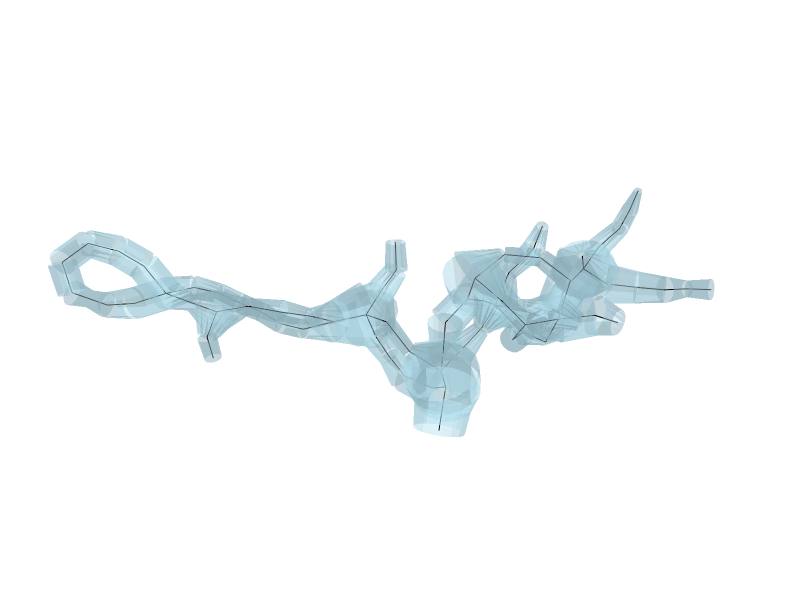

Notebook source saved alongside this figure:
### Markdown cell above
## Terminal extension & surface-area normalization

First we extend terminals, then scale radii so the morphology surface area matches the mesh, without overlap correction.

### Code cell
morph.extend_terminals()
morph.scale_radii_to_match_mesh(
    mm.mesh, metric="surface_area", account_for_overlaps=False
)

swc_filepath = f"{swc_out_dir}/TS{spine_idx}_mel{mel_tag}_norm.swc"
morph.to_swc_file(swc_filepath)

swc_model = SWCModel.from_swc_file(swc_filepath)
swc_model.print_attributes(node_info=False, edge_info=False)
norm_fig: "go.Figure" = visualize_cable_3d(
    swc_model,
    slider=False,
    title="",
    width=800,
    height=600,
    show_axes=False,
    orientation="horizontal",
    camera=camera,
)
norm_filename = (
    f"{fig_out_dir}/TS{spine_idx}_mel{mel_tag}_" f"morph_norm.pdf"
)
norm_fig.write_image(
    norm_filename,
    format="pdf",
    engine="kaleido",
    width=600,
    height=450,
    scale=pdf_scale,
)
norm_fig.show()

print(swc_filepath)

### Figure 1 — Plotly figure (JSON) as saved in the notebook; plotly's stock layout.template omitted (floating-point values rounded to 4 significant figures; data arrays with more than 128 entries replaced by an {"elided": "..."} marker saying what was removed)
{"data": [{"color": "lightblue", "flatshading": true, "i": {"elided": "2624 int values"}, "j": {"elided": "2624 int values"}, "k": {"elided": "2624 int values"}, "name": "frusta", "opacity": 0.5, "type": "mesh3d", "x": {"elided": "2624 float values"}, "y": {"elided": "2624 float values"}, "z": {"elided": "2624 float values"}}, {"line": {"color": "black", "width": 2}, "mode": "lines", "name": "centroid", "type": "scatter3d", "x": {"elided": "246 float values"}, "y": {"elided": "246 float values"}, "z": {"elided": "246 float values"}}], "layout": {"height": 600, "margin": {"b": 0, "l": 0, "r": 0, "t": 40}, "scene": {"aspectmode": "data", "camera": {"eye": {"x": 0.5206, "y": -0.228, "z": 1.636}, "up": {"x": -0.1623, "y": -0.9831, "z": -0.08536}}, "xaxis": {"visible": false}, "yaxis": {"visible": false}, "zaxis": {"visible": false}}, "showlegend": false, "title": {"text": ""}, "width": 800}}
